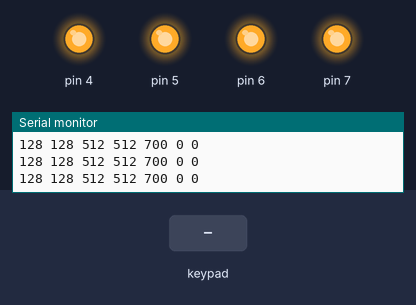
Simulated run of this sketch. Board: Arduino Uno, built with avr-gcc and run on an emulated ATmega328P. On the bench: output pins drawn as LEDs (lit = HIGH), the last lines printed to the serial monitor. The test bench sets the inputs (shaded band).

Above: at 1.2 s.
1.3 s: key 'X' pressed
At 1.51 s:
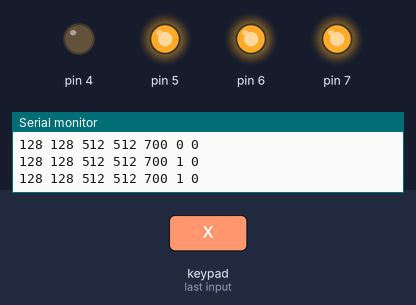
3.2 s: key 'O' pressed
At 3.43 s:
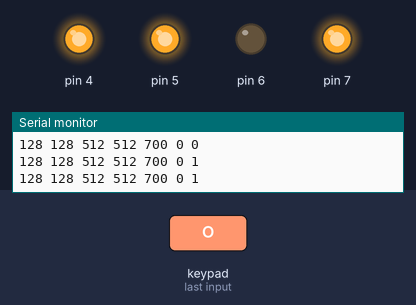
Timing chart, 0 to 6.2 s (numbered marks = the images above; inputs shaded):
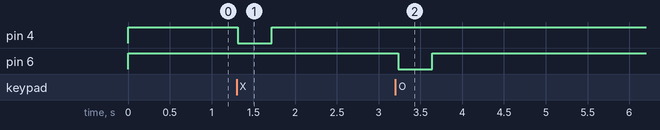

The sketch:

Nunchuk.ino
```cpp
// (licence header left out)
#include <Wire.h>
#include <ArduinoNunchuk.h>

#define BAUDRATE 115200
unsigned long timeout = 0;

ArduinoNunchuk nunchuk = ArduinoNunchuk();

void setup()
{
  Serial.begin(BAUDRATE);
  nunchuk.init();
  for (int i=0; i<4; i++)
  {
    pinMode (i+4, OUTPUT);
    digitalWrite(i+4,1);
  }
}

void loop()
{
  if (millis() > timeout)
  {
    timeout = millis() + 100;
    nunchuk.update();

    Serial.print(nunchuk.analogX, DEC);
    Serial.print(' ');
    Serial.print(nunchuk.analogY, DEC);
    Serial.print(' ');
    Serial.print(nunchuk.accelX, DEC);
    Serial.print(' ');
    Serial.print(nunchuk.accelY, DEC);
    Serial.print(' ');
    Serial.print(nunchuk.accelZ, DEC);
    Serial.print(' ');
    Serial.print(nunchuk.zButton, DEC);
    if (nunchuk.zButton)
      digitalWrite (4,0);
    else
      digitalWrite (4,1);

    if (nunchuk.cButton)
      digitalWrite ( 6,0);
    else
      digitalWrite ( 6,1);


    Serial.print(' ');
    Serial.println(nunchuk.cButton, DEC);
  }
}
```

Measured:
- after the input at 1.3 s, pin 4: HIGH → LOW at once, → HIGH 0.40 s later
- after the input at 3.2 s, pin 6: HIGH → LOW at once, → HIGH 0.40 s later
